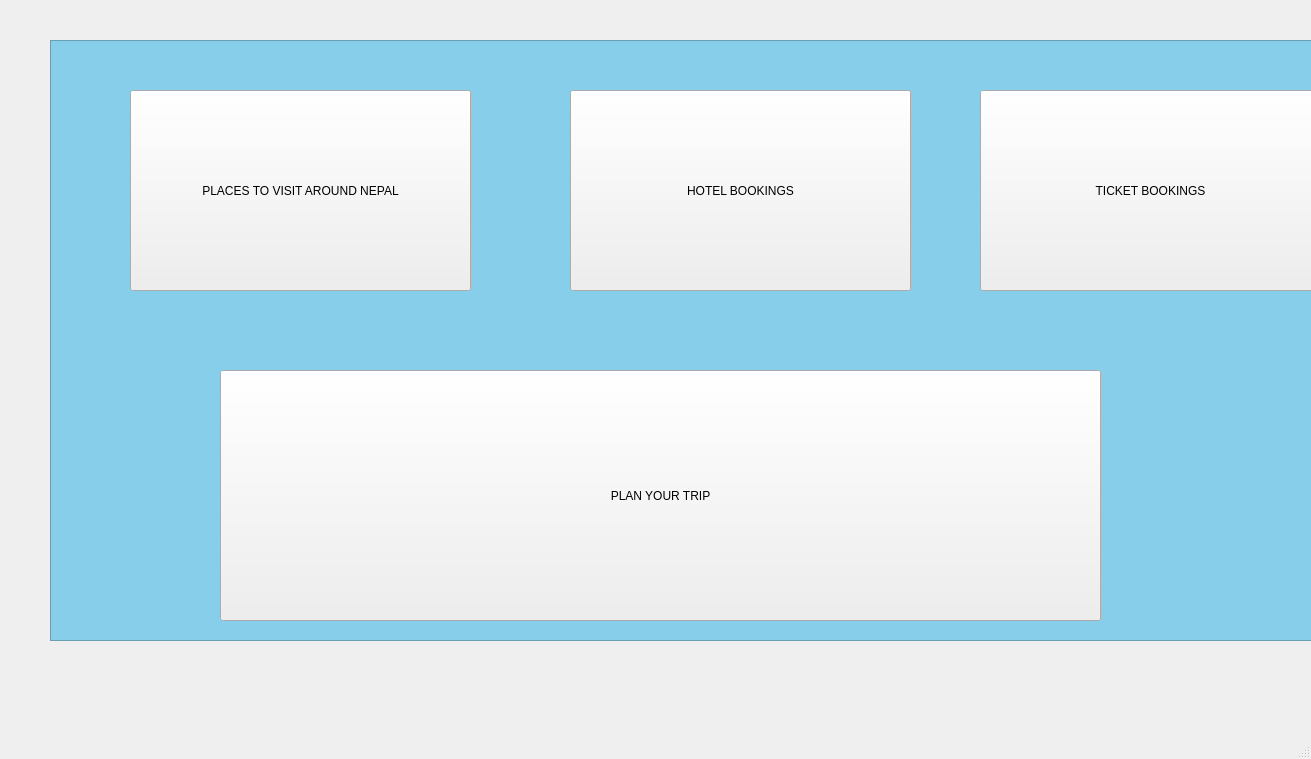
<?xml version="1.0" encoding="UTF-8"?>
<ui version="4.0">
 <class>Homewindow</class>
 <widget class="QMainWindow" name="Homewindow">
  <property name="geometry">
   <rect>
    <x>0</x>
    <y>0</y>
    <width>1311</width>
    <height>759</height>
   </rect>
  </property>
  <property name="windowTitle">
   <string>MainWindow</string>
  </property>
  <property name="styleSheet">
   <string notr="true">#Homewindow{
background:url(E:/TravelUI/login_pic.jpg);
}
#homeframe{
background: skyblue;
}</string>
  </property>
  <widget class="QWidget" name="centralwidget">
   <widget class="QFrame" name="homeframe">
    <property name="geometry">
     <rect>
      <x>50</x>
      <y>40</y>
      <width>1281</width>
      <height>601</height>
     </rect>
    </property>
    <property name="cursor">
     <cursorShape>ArrowCursor</cursorShape>
    </property>
    <property name="frameShape">
     <enum>QFrame::StyledPanel</enum>
    </property>
    <property name="frameShadow">
     <enum>QFrame::Raised</enum>
    </property>
    <widget class="QPushButton" name="pushButton">
     <property name="geometry">
      <rect>
       <x>80</x>
       <y>50</y>
       <width>341</width>
       <height>201</height>
      </rect>
     </property>
     <property name="cursor">
      <cursorShape>PointingHandCursor</cursorShape>
     </property>
     <property name="text">
      <string>PLACES TO VISIT AROUND NEPAL</string>
     </property>
    </widget>
    <widget class="QPushButton" name="pushButton_2">
     <property name="geometry">
      <rect>
       <x>930</x>
       <y>50</y>
       <width>341</width>
       <height>201</height>
      </rect>
     </property>
     <property name="cursor">
      <cursorShape>PointingHandCursor</cursorShape>
     </property>
     <property name="text">
      <string>TICKET BOOKINGS</string>
     </property>
    </widget>
    <widget class="QPushButton" name="pushButton_3">
     <property name="geometry">
      <rect>
       <x>170</x>
       <y>330</y>
       <width>881</width>
       <height>251</height>
      </rect>
     </property>
     <property name="cursor">
      <cursorShape>PointingHandCursor</cursorShape>
     </property>
     <property name="text">
      <string>PLAN YOUR TRIP</string>
     </property>
    </widget>
    <widget class="QPushButton" name="pushButton_4">
     <property name="geometry">
      <rect>
       <x>520</x>
       <y>50</y>
       <width>341</width>
       <height>201</height>
      </rect>
     </property>
     <property name="cursor">
      <cursorShape>PointingHandCursor</cursorShape>
     </property>
     <property name="text">
      <string>HOTEL BOOKINGS</string>
     </property>
    </widget>
   </widget>
  </widget>
  <widget class="QStatusBar" name="statusbar"/>
 </widget>
 <tabstops>
  <tabstop>pushButton_3</tabstop>
  <tabstop>pushButton</tabstop>
  <tabstop>pushButton_4</tabstop>
  <tabstop>pushButton_2</tabstop>
 </tabstops>
 <resources/>
 <connections/>
</ui>
